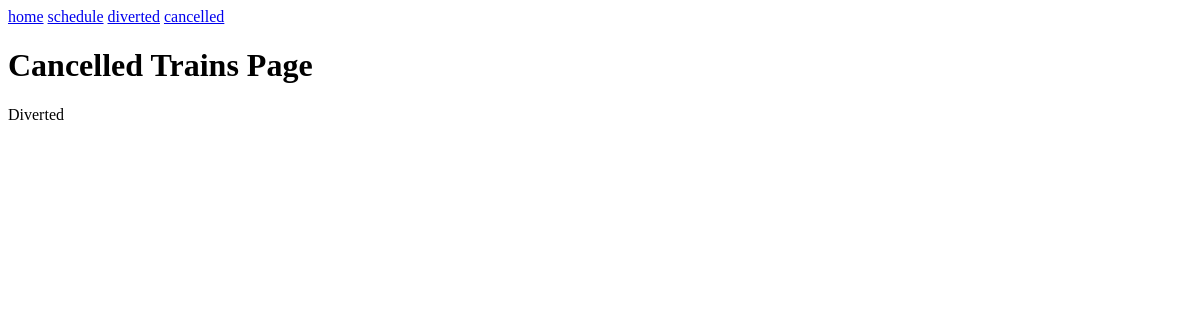
The app's page /diverted/, older data.
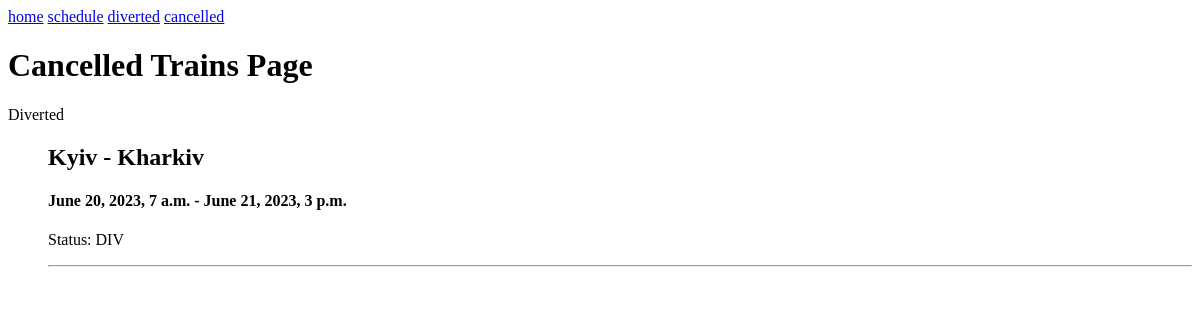
The same page, newer data.
### railway/models.py (models this page shows, shortened)
class Trains(models.Model):
    number = models.IntegerField("TrainNumber")
    status = models.CharField('StatusOfTrain', max_length=9, choices=(('NORM', 'normal'), ('CANCELLED', 'cancelled'), ('DIV', 'diverted')), default='normal')
    from_city = models.CharField(max_length=255, verbose_name= 'from')
    to_city = models.CharField(max_length=255, verbose_name= 'to')
    departure_date = models.DateTimeField(verbose_name= 'departure_date')
    arrival_date = models.DateTimeField(verbose_name= 'arrival_date')
    slug = models.SlugField(max_length=255, unique=False, db_index = True, verbose_name="URL")

### railway/views.py (the view)
# urls.py: path('diverted/', Diverted.as_view(), name = "diverted"),
class Diverted(ListView):
    model = Trains #Select all records from the table and try to display them as a list
    template_name = 'railway/diverted.html' #The path to the required html file
    context_object_name = 'trains' #Put list records from the table in posts
    def get_context_data(self, *, object_list=None, **kwargs):  #Passing static and dynamic data
        context = super().get_context_data(**kwargs)
        context['title'] = 'Cancelled Trains Page'
        context['menu'] = menu
        return context
    def get_queryset(self): #Return list with elemts that meets the filter criteria
        return Trains.objects.filter(status = 'DIV')

### railway/templates/railway/diverted.html
{% extends 'railway/base.html' %}
{%block content%}
<h1>{{title}}</h1>
<p>Diverted</p>
<ul>
    {%for t in trains%}
    <h2>{{ t.from_city }} - {{ t.to_city }}</h2>
    <h4>{{ t.departure_date }} - {{ t.arrival_date }}</h4>
    <p>Status: {{t.status}}</p>
    <hr>
    {%endfor%}
</ul>
{%endblock content%}

Row changes from the older to the newer data that the page shows:
added Trains: from_city "Kyiv", to_city "Kharkiv", departure_date "June 20, 2023, 7 a.m.", arrival_date "June 21, 2023, 3 p.m.", status "DIV"
